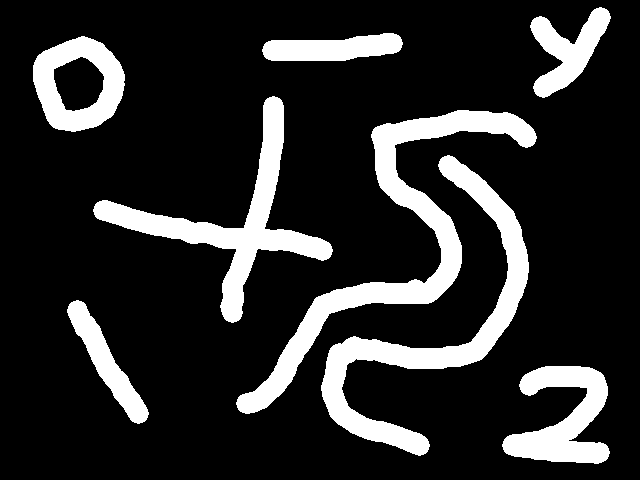
#> input picture HW5/images/q1.png, 640 x 480 px
$ jupyter execute hw5_q1.ipynb
#> lines starting #> are read from the running program, lines starting #| are printed output that depends on the picture; after the words box and inside, x2 and y2 are one past the last pixel; in counts of white or black regions, pixels touching at a corner belong together
[cell 1]
import cv2
from google.colab.patches import cv2_imshow
import os
import matplotlib.pyplot as plt
from PIL import Image
from skimage import measure
import numpy as np

[cell 2]
directory = "images"
filename = "q1.png"
file_path = os.path.join(directory, filename)
image = Image.open(file_path)
#> image is the input picture: PIL image 640x480 RGBA; mean R, G, B, A 43.2, 43.2, 43.2, 255

[cell 3]
# to convert an image to gray scale
gray_image = image.convert("L")
#> gray_image: PIL image 640x480 L; 16.9% white; 8 white regions, largest, box (x1, y1, x2, y2) and area: (236, 110, 537, 414) 12457, (321, 155, 529, 456) 11001, (93, 96, 333, 323) 9299
plt.figure(figsize=(8, 6))

# Original Image
plt.subplot(1, 2, 1)
plt.title("Original Image")
plt.imshow(image)
plt.axis("off")

# Grayscale Image
plt.subplot(1, 2, 2)
plt.title("Grayscale Image")
plt.imshow(gray_image, cmap="gray")
plt.axis("off")

plt.show()
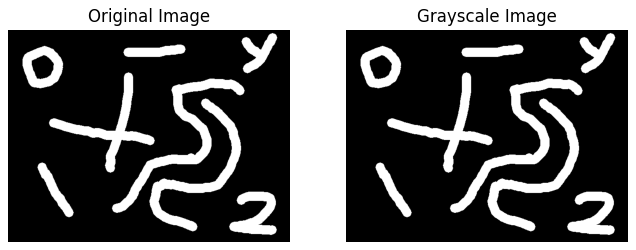
#> figure drawn by matplotlib, 2 panels

according to the above code we realize that our picture is in grayscale.

[cell 4]
image_gray = image.convert('L')
image_array = np.array(image_gray)

# Threshold the image to create a binary image
binary_image = image_array > 0
# Find connected components in the binary image
label_image = measure.label(binary_image)
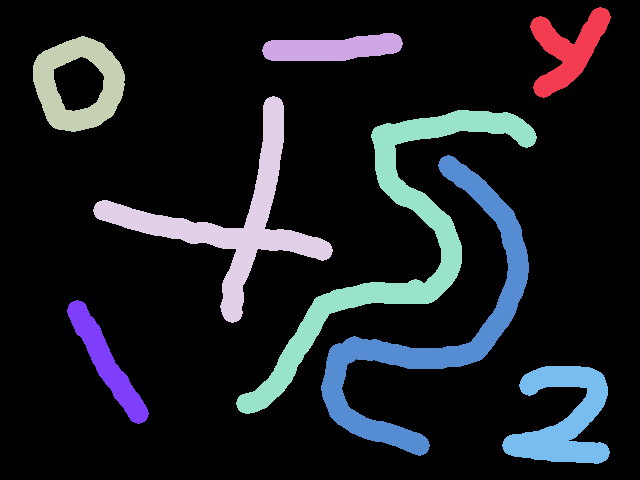
#> label_image: shape (480, 640) int32; 9 distinct labels, from 0 to 8; one colour per label, 0 black
# Count the number of connected components
num_components = np.max(label_image)
#> num_components = 8

plt.subplot(1, 2, 1)
plt.imshow(image, cmap='gray')
plt.title('Original Image')
plt.axis('off')

plt.subplot(1, 2, 2)
plt.imshow(label_image, cmap='nipy_spectral')
plt.title('Connected Components')
plt.axis('off')
plt.show()
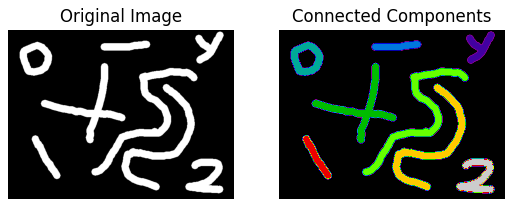
#> figure drawn by matplotlib, 2 panels

print("Number of connected components:", num_components)
#| Number of connected components: 8
